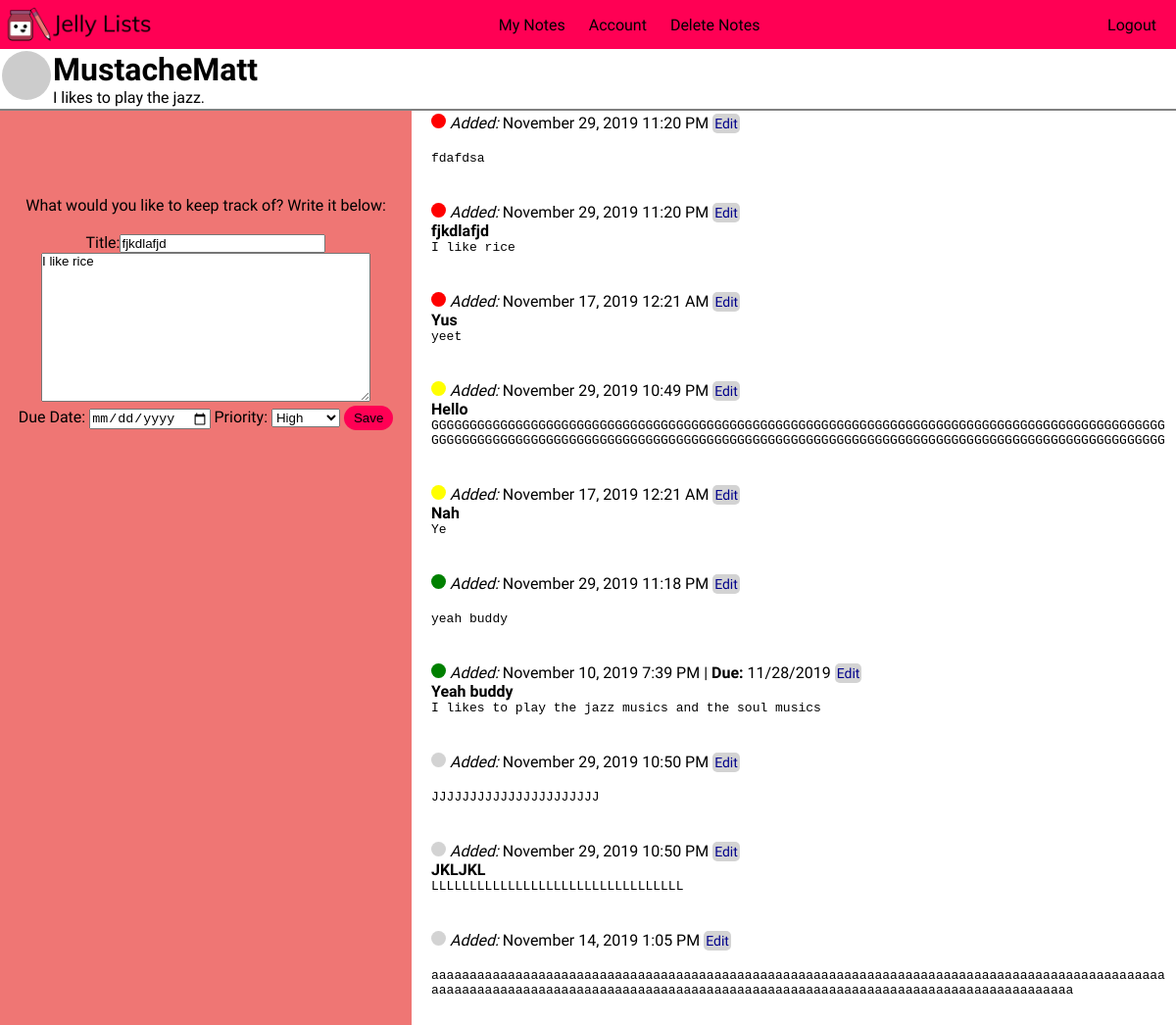
Page /mynotes?noteID=71 (signed in) on the committed database.
### app/models.py (models this page shows, shortened)
class User(UserMixin, db.Model):
    id = db.Column(db.Integer, primary_key=True)
    username = db.Column(db.String(64), index=True, unique=True)
    email = db.Column(db.String(120), index=True, unique=True)
    password_hash = db.Column(db.String(128))
    about_me = db.Column(db.String(140))
    notes = db.relationship('Note', backref='author', lazy='dynamic')
    def get_notes(self):
        return (Note.query.filter(Note.user_id == self.id).order_by(
            Note.priority.desc())).order_by(Note.timestamp.desc())
    def get_note_count(self):
        return Note.query.filter(Note.user_id == self.id).count()
    def avatar(self, size):
        digest = md5(self.email.lower().encode('utf-8')).hexdigest()
        return 'https://www.gravatar.com/avatar/{}?d=monsterid&s={}'.format(
            digest, size)

class Note(db.Model):
    id = db.Column(db.Integer, primary_key=True)
    body = db.Column(db.String)
    timestamp = db.Column(db.DateTime, index=True, default=datetime.utcnow)
    due_date = db.Column(db.DateTime, index=True)
    user_id = db.Column(db.Integer, db.ForeignKey('user.id'))
    priority = db.Column(db.Integer, default=0)
    title= db.Column(db.String)

### app/routes.py (the view, shortened to what this page needs)
@app.route('/mynotes', methods=['GET', 'POST'])
@login_required
def mynotes():
    form = NoteForm()
    noteID = request.args.get('noteID')
    if form.validate_on_submit() and noteID is None:
        if 'submit' in request.form:
            note = Note(body=form.note.data, due_date=form.due_date.data, author=current_user, priority=form.priorityLevel.data, title=form.title.data) #changed
            db.session.add(note)
            db.session.commit()
        return redirect(url_for('mynotes'))
    notes = current_user.get_notes().all()
    noteData = Note.query.filter_by(id=noteID).first()
    if noteID is not None:
        form.note.data = noteData.body
        form.due_date.data = noteData.due_date
        form.priorityLevel.data = noteData.priority
        form.title.data = noteData.title
    return render_template('mynotes.html', form=form, notes=notes)

### app/forms.py (shortened to what this page needs)
class NoteForm(FlaskForm):
    note = TextAreaField(validators=[DataRequired()]) #body
    due_date = DateField('Due Date', format='%m/%d/%Y', validators=[Optional()])
    priorityLevel = SelectField('Priority', choices=[(0,'None'),(1,'Low'),(2,'Medium'),(3,'High')], coerce=int)
    submit = SubmitField('Save')
    title = StringField(validators=[Optional()])

### app/models.py (called while the page is built)
@login.user_loader
def load_user(id):
    return User.query.get(int(id))

### app/templates/mynotes.html (shortened to what this page needs)
<!DOCTYPE html>
<html>
<head>
    <link type="text/css" rel="stylesheet" href="/static/style.css">
</head>
<body id="note_body">
    <header>
        <a href="homepage"><img src="static/JamNotJelly_Logo_text.png" alt="Jam Not Jelly's Jelly Lists" id="nav_logo"></a>
        <ul class="nav_links">
            {% if current_user.is_authenticated %}
                <li><a class="nav_content" href="mynotes">My Notes</a></li>
                <li><a class="nav_content" href="account">Account</a></li>
                {% if current_user.get_note_count() > 0 %}
                    <li><a class="nav_content" href="delete-notes">Delete Notes</a></li>
                {% endif %}
            {% endif %}
        </ul>
        <ul class="nav_links" id="right_links">
            {% if current_user.is_anonymous %}
            <li><a href="{{ url_for('login') }}">Login</a></li> |
            <li><a class="nav_content" href="register">Sign Up</a></li>
            {% else %}
            <li><a href="{{ url_for('logout') }}">Logout</a></li>
            {% endif %}
        </ul>
    </header>
    <div id="note_body">
        {% if current_user.is_authenticated %}
        <table>
                <tr valign="top">
                    <td><img src="{{ current_user.avatar(128) }}" id="note_avatar"></td>
                    <td>
                        <h1>{{ current_user.username }}</h1>
                        {% if current_user.about_me %}<p>{{ current_user.about_me }}</p>{% endif %}
                    </td>
                </tr>
        </table>
        {% endif %}
        <form action="" method="post" id="notes">
            <div id="left_side">
                <div id="note_input">
                    <p>What would you like to keep track of? Write it below:</p><br>
                    <p>Title:{{form.title(style= "width:50%;", id="title_textbox")}}</p>
                    {{ form.note(style="width: 80%;",rows=10, id="note_textbox") }}<br>
                    <p>Due Date: {{ form.due_date(placeholder="mm/dd/yyyy") }}
                    Priority: {{form.priorityLevel()}}
					{{ form.submit(id="note_submit") }}
                    </p>
                </div>
            </div>
            <ul id="note_list">
                {% for note in notes %}
                    <li>
						{% if note.priority == 0 %} <span class="dot0"><span class="tooltiptext">No Priority</span></span>
						{% elif note.priority == 1 %}  <span class="dot1"><span class="tooltiptext">Low Priority</span></span>
						{% elif note.priority == 2 %} <span class="dot2"><span class="tooltiptext">Medium Priority</span></span>
						{% elif note.priority == 3 %} <span class="dot3"><span class="tooltiptext">High Priority</span></span>
						{% endif %}
                        <i>Added: </i>{{ moment(note.timestamp).format("LLL") }}
                            {% if note.due_date %}
                                | <b>Due: </b>{{ note.due_date.strftime('%m/%d/%Y') }}
                            {% endif %}
                            <a style="color: darkblue; background-color: lightgrey; padding: 2px; font-size: 14px; border-radius: 5px" href="?noteID={{note.id}}">Edit</a>
                        <br>
                        <span style="font-weight: bold;">{{note.title}}</span> <br>
                        <pre style="white-space: pre-wrap;">{{note.body}}</pre><br>
				</li><br>
                {% endfor %}
            </ul>
        </form>
    </div>
</body>
</html>

### app/static/style.css (style rules this page uses)
* { box-sizing: border-box; margin: 0; padding: 0; text-decoration: none; }
span[class^="dot"] { height: 15px; width: 15px; border-radius: 50%; display: inline-block; position: relative; }
.dot0 { background-color: lightgrey; }
.dot1 { background-color: green; }
.dot2 { background-color: yellow; }
.dot3 { background-color: red; }
li { list-style: none; }
a { color: black; }
body { width: 100%; height: 100%; font-family: 'Muli', sans-serif; }
header { background-color: #ff0054; color:black; width: 100%; height: 50px; display: flex; justify-content: space-between; align-items: center; }
.nav_links { list-style: none; color: black; }
.nav_links li { display: inline-block; padding: 0 10px; }
.nav_links li a { transition: all 0.5s ease 0s }
#right_links { margin-right: 10px; }
input[type=submit] { padding: 5px 10px; background-color: rgba(239,118,116,1); border: none; border-radius: 20px; cursor: pointer; transition: all 0.5s ease 0s; }
textarea { font-family: Arial, Helvetica, sans-serif; }
#nav_logo { height: 60px; vertical-align: bottom; }
#note_avatar { width: 50px; border-radius: 25px; }
#note_body { height: 100%; }
#notes { position: relative; height: 100%; }
#left_side { background-color: rgba(239,118,116,1); width: 35%; height: 100%; float: left; text-align: center; position: fixed; bottom: 0px; z-index: -3; }
#note_input { margin-left: auto; margin-right: auto; text-align: center; padding-bottom: 5px; padding-top: 200px; }
#note_list { width: 65%; float: right; word-wrap: break-word; padding: 5px; padding-left: 20px; }
#note_body { border-bottom: solid grey 1px; background-color: white; }
#note_submit { background-color: rgba(255, 0, 84, 1) !important; }

### rows in the picture
User: username "MustacheMatt", about_me "I likes to play the jazz."
Note: title "fjkdlafjd", timestamp "November 29, 2019 11:20 PM", body "I like rice"
Note: timestamp "November 29, 2019 11:20 PM", body "fdafdsa"
Note: timestamp "November 17, 2019 12:21 AM", title "Yus", body "yeet"
Note: timestamp "November 29, 2019 10:49 PM", title "Hello", body "GGGGGGGGGGGGGGGGGGGGGGGGGGGGGGGGGGGGGGGGGGGGGGGGGGGGGGGGGGGGGGGGGGGGGGGGGGGGGGGGGGGGGGGGGGGGGGGGGGGGGGGGGGGGGGGGGGGGGGGGGGGGGGGGGGGGGGGGGGGGGGGGGGGGGGGGGGGGGGGGGGGGGGGGGGGGGGGGGGGGGGGGGGGGGGGG"
Note: timestamp "November 17, 2019 12:21 AM", title "Nah", body "Ye"
Note: timestamp "November 29, 2019 11:18 PM", body "yeah buddy"
Note: timestamp "November 10, 2019 7:39 PM", due_date "11/28/2019", title "Yeah buddy", body "I likes to play the jazz musics and the soul musics"
Note: timestamp "November 29, 2019 10:50 PM", body "JJJJJJJJJJJJJJJJJJJJJJ"
Note: timestamp "November 29, 2019 10:50 PM", title "JKLJKL", body "LLLLLLLLLLLLLLLLLLLLLLLLLLLLLLLLL"
Note: timestamp "November 14, 2019 1:05 PM", body "aaaaaaaaaaaaaaaaaaaaaaaaaaaaaaaaaaaaaaaaaaaaaaaaaaaaaaaaaaaaaaaaaaaaaaaaaaaaaaaaaaaaaaaaaaaaaaaaaaaaaaaaaaaaaaaaaaaaaaaaaaaaaaaaaaaaaaaaaaaaaaaaaaaaaaaaaaaaaaaaaaaaaaaaaaaaaaaaaaaa"
